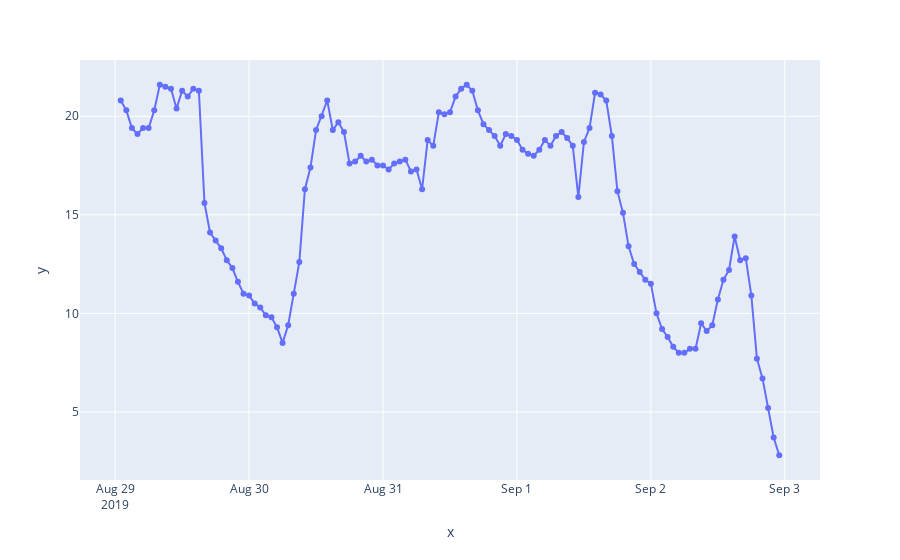

The cell this chart's notebook holds for it:
### Code cell
import plotly.graph_objects as go

weather1 = pd.read_csv('../data/weather/kaasa_2019.csv', sep=";")
weather1['Tid(norsk normaltid)'] = pd.to_datetime(
        weather1['Tid(norsk normaltid)'], dayfirst=True)
weather1['Lufttemperatur'] = weather1['Lufttemperatur'].str.replace(",", ".")
weather1 = weather1.astype({"Lufttemperatur": float}) 

weather = weather1[weather1['Tid(norsk normaltid)'] > pd.to_datetime('2019-08-29')]
weather = weather[weather['Tid(norsk normaltid)'] < pd.to_datetime('2019-09-03')]

fig = px.line(x=weather['Tid(norsk normaltid)'], y=weather['Lufttemperatur'], markers=True)
fig.show()
